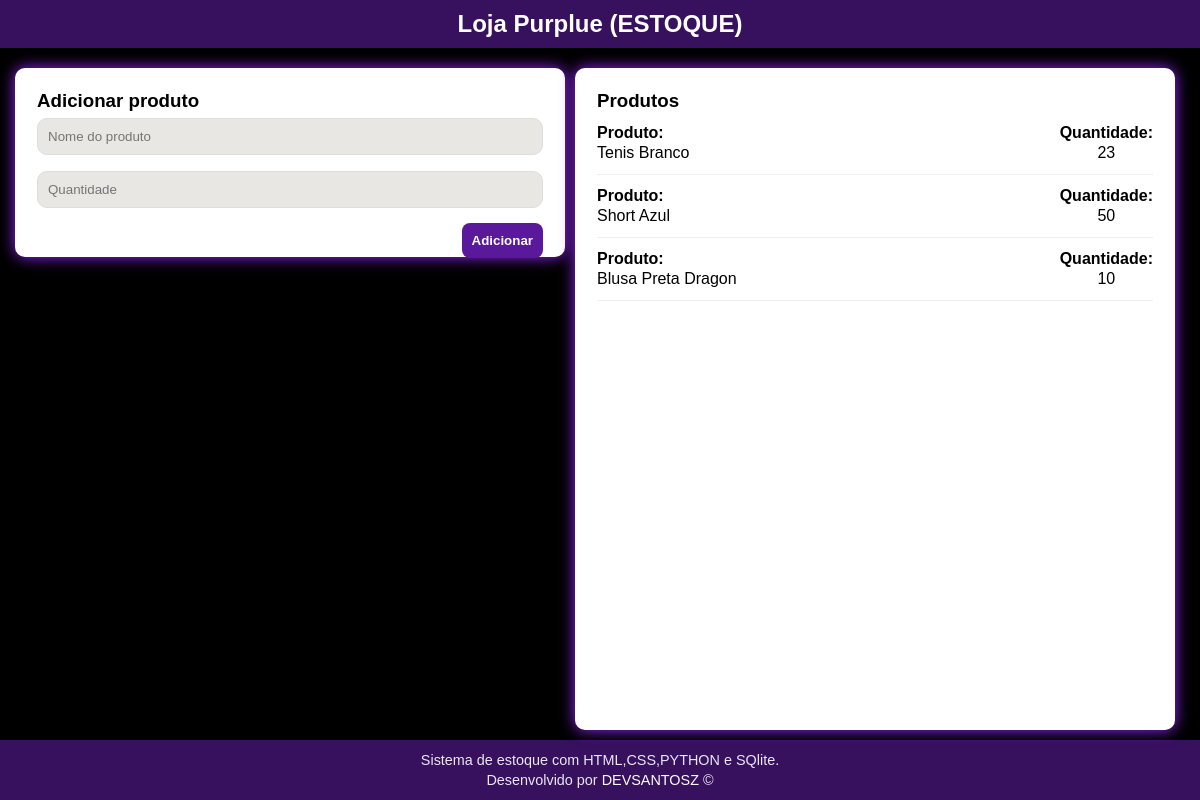
Before: / with the older database file.
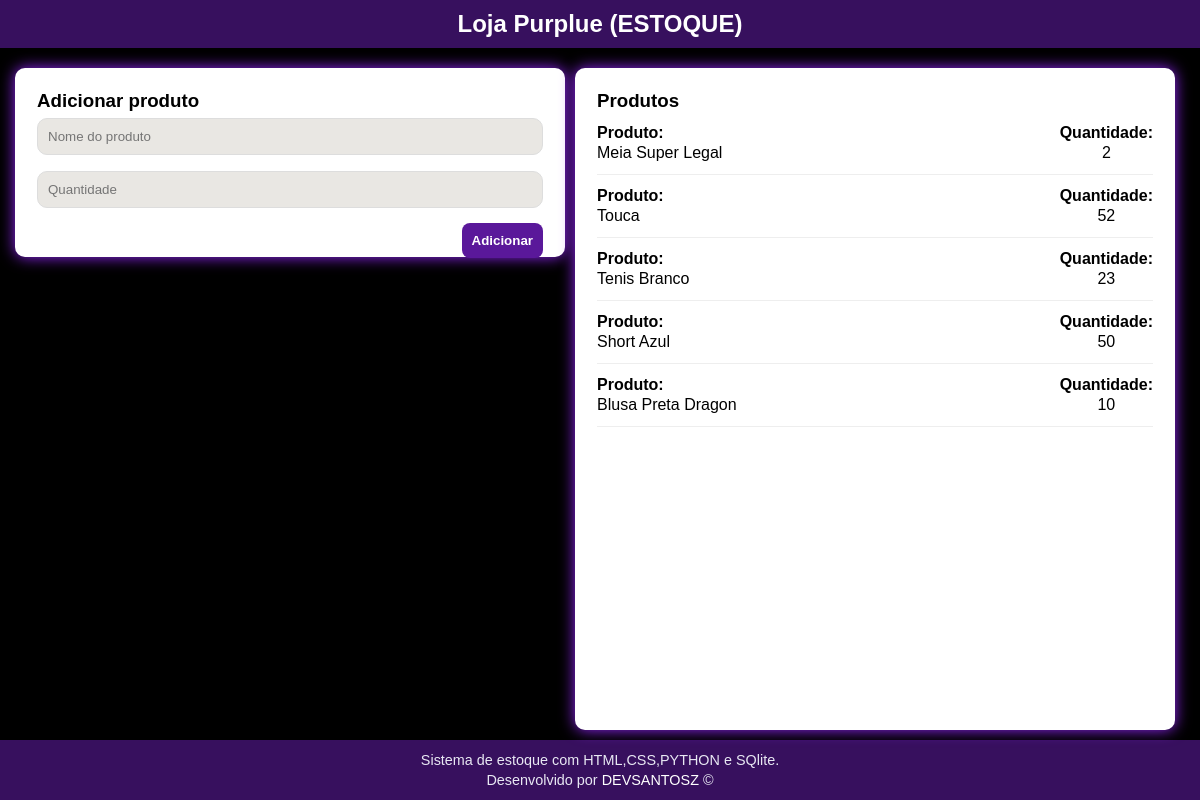
After: the same page with the newer database file.
### tables this page shows
CREATE TABLE products (
            id INTEGER PRIMARY KEY AUTOINCREMENT,
            name TEXT NOT NULL,
            quantity INTEGER NOT NULL DEFAULT 0
        );

### app.py (the view)
@app.route("/")
def home():
    con = get_db()
    cur = con.cursor()
    cur.execute("SELECT name, quantity FROM products ORDER BY id DESC")
    products = cur.fetchall()
    con.close()
    return render_template("dashboard.html", products=products)

### app.py (called while the page is built)
def get_db():
    os.makedirs("data", exist_ok=True)
    conn = sqlite3.connect(DB_PATH)
    conn.row_factory = sqlite3.Row
    return conn

### templates/dashboard.html (shortened to what this page needs)
<!DOCTYPE html>
<html lang="pt-br">
<head>
  <link rel="stylesheet" href="/static/style.css">
</head>
<body>
  <header class="topbar">
    <h2> Loja Purplue (ESTOQUE)</h2>
  </header>
  <main class="container">
    <section class="card" id="pesq">
      <h3>Adicionar produto</h3>
      <form method="post" action="/add" class="row">
        <input name="name" placeholder="Nome do produto" required>
        <input name="qty" type="number" placeholder="Quantidade" required>
        <button>Adicionar</button>
      </form>
    </section>
    <section class="card" id="list-prod">
      <h3>Produtos</h3>
      <ul class="list">
         {% for p in products %}
          <li class="item">
            <div>
              <p class="titulo">Produto:</p>
              <p>{{ p["name"] }}</p>
            </div>
            <div>
                <p class="titulo">Quantidade:</p>
                <p class="res">{{ p["quantity"] }}</p>
            </div>
          </li>
        {% endfor %}
      </ul>
    </section>
  </main>
  <footer>
    <p>Sistema de estoque com HTML,CSS,PYTHON e SQlite.</p>
    <p>Desenvolvido por <a href="https://github.com/Devsantosz" target="_blank">DEVSANTOSZ </a>&copy</p>
  </footer>
</body>
</html>

### static/style.css (style rules this page uses)
* { margin: 0; padding: 0; box-sizing: border-box; font-family: Arial, sans-serif; }
body { background: #f6f6fb; }
main { display: grid; height: calc(100vh - 108px); grid-template-columns: auto 1fr auto; grid-template-rows: 30% 1fr; background-color: #000000; padding: 15px; }
.card { max-width: 700px; width: 100%; flex: auto; grid-column: 2; margin: 5px auto; background: white; padding: 22px; border-radius: 10px; box-shadow: 0px 0px 15px rgb(150, 38, 255); }
#pesq { display: flex; flex-direction: column; grid-row: 1; }
#list-prod { height: 100%; width: 100%; grid-row: 2; }
input { width:100%; padding:10px; border:1px solid #ddd; border-radius:10px; margin-top:6px; }
button { margin-top: 5px; padding: 10px 10px; border: 0; border-radius: 8px; cursor: pointer; background: #5a189a; color: white; font-weight: 700; margin-left: auto; }
.topbar { text-align: center; color: white; padding: 10px; background-color: #37105e; box-shadow: 0 6px 14px rgba(0,0,0,.06); }
.row { display:flex; gap: 10px; flex-wrap: wrap; }
.row input { background-color: rgb(233, 231, 227); width: 100%; min-width: 120px; }
.list { list-style: none; padding: 0; margin: 0; width: 100%; }
.item { display:flex; justify-content: space-between; align-items:center; padding: 12px 0; border-bottom: 1px solid #eee; }
.titulo { font-weight: bolder; padding-bottom: 2px; }
.res { text-align: center; }
footer { padding: 10px; color: #e8e8f3; background-color: #37105e; text-align: center; font-family: 'Times New Roman', Times, serif; font-size: 0.9em; }
footer p { padding: 2px; }
footer p a { color: white; text-decoration: none; }
@media screen and (min-width: 768px) { main { grid-template-columns: auto 1fr 50vw auto; gap: 10px; } }
@media screen and (min-width: 768px) { #pesq { grid-column: 1 / 3; transition: 0.8s ease; } }
@media screen and (min-width: 768px) { #list-prod { grid-column: 3; grid-row: 1 / 3; transition: 0.8s ease; } }

Changed rows visible on the page:
added products: name "Meia Super Legal", quantity "2"
added products: name "Touca", quantity "52"
